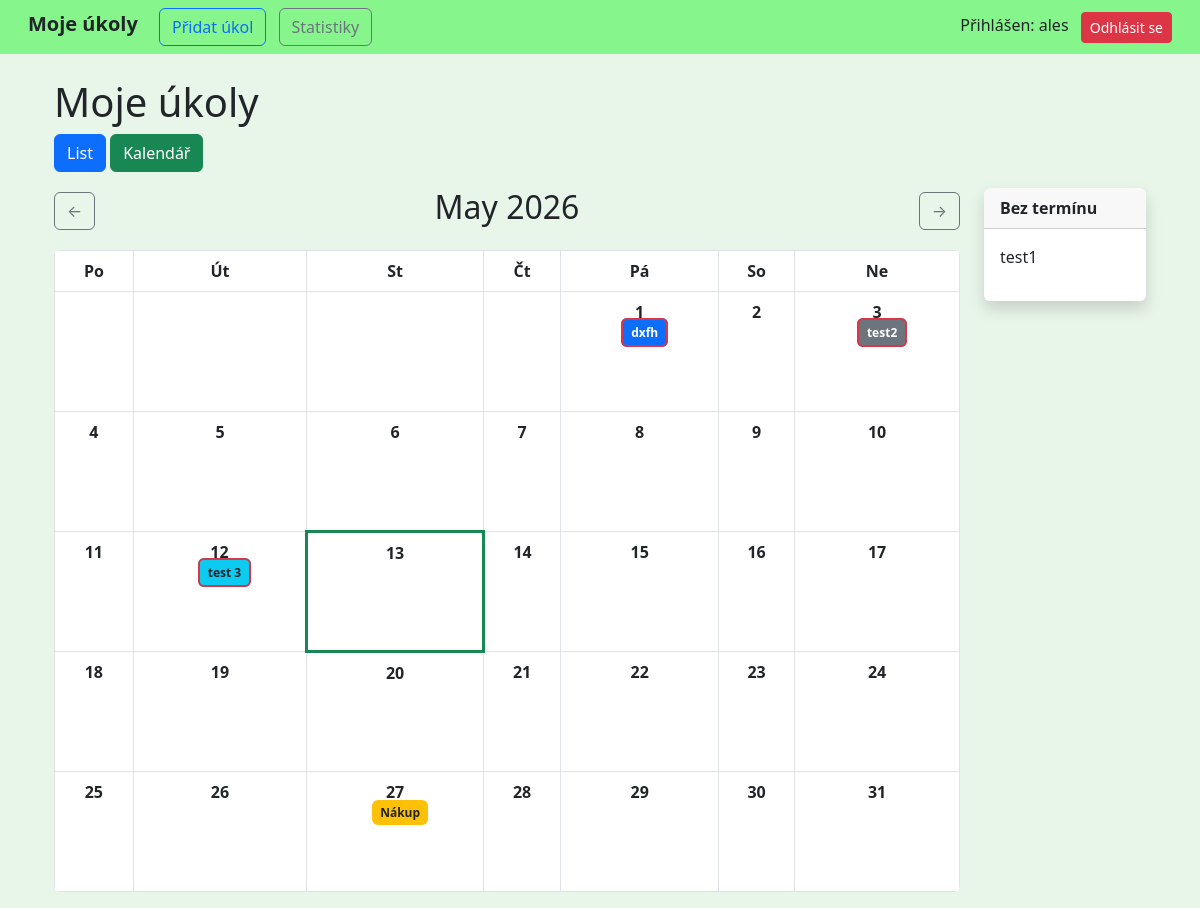
Screenshot of /?view=calendar (signed in) with the database file from the repository.
### tasks/models.py (models this page shows, shortened)
class Task(models.Model):
    STATUS_CHOICES = [
        ('ZADANO', 'Zadáno'),
        ('ROZPRACOVANO', 'Rozpracováno'),
        ('DOKONCENO', 'Dokončeno'),
    ]
    PRIORITY_CHOICES = [
        (1, 'Vysoká'),
        (2, 'Vyšší'),
        (3, 'Střední'),
        (4, 'Nižší'),
        (5, 'Nízká'),
    ]
    title = models.CharField(max_length=200)
    description = models.TextField(blank=True)
    created_at = models.DateTimeField(auto_now_add=True)
    due_date = models.DateTimeField(null=True, blank=True)
    priority = models.IntegerField(choices=PRIORITY_CHOICES, default=3)
    status = models.CharField(max_length=20, choices=STATUS_CHOICES, default='ZADANO')
    user = models.ForeignKey(User, on_delete=models.CASCADE)
    tags = models.ManyToManyField(Tag, blank=True)

### tasks/views.py (the view)
# urls.py: path('', views.task_list, name='task_list'),
@login_required
def task_list(request):
    tasks = Task.objects.filter(user=request.user)
    view_type = request.GET.get('view', 'list')
    status = request.GET.get('status')
    priority = request.GET.get('priority')
    tag = request.GET.get('tag')
    search = request.GET.get('search')
    calendar_tasks = defaultdict(list)
    tasks_no_date = []
    today = date.today()
    month = int(request.GET.get('month', today.month))
    year = int(request.GET.get('year', today.year))
    cal = calendar.monthcalendar(year, month)
    prev_month = month - 1
    next_month = month + 1
    prev_year = year
    next_year = year
    if prev_month == 0:
        prev_month = 12
        prev_year -= 1
    if next_month == 13:
        next_month = 1
        next_year += 1
    if status:
        tasks = tasks.filter(status=status)
    if priority:
        tasks = tasks.filter(priority=priority)
    if tag:
        tasks = tasks.filter(tags__id=tag)
    if request.method == 'POST':
        form = TaskForm(request.POST)
        if form.is_valid():
            task = form.save(commit=False)
            task.user = request.user  # důležité!
            task.save()
            form.save_m2m()
            return redirect('task_list')
    else:
        form = TaskForm()
    for task in tasks:
        if task.due_date:
            task_date = task.due_date.date()
            calendar_tasks[task_date].append(task)
        else:
            tasks_no_date.append(task)
    tasks_by_day = {day: [] for week in cal for day in week if day != 0}
    for task in tasks:
        if task.due_date:
            if task.due_date.year == year and task.due_date.month == month:
                tasks_by_day[task.due_date.day].append(task)
    return render(request, 'tasks/task_list.html', {
        'tasks': tasks,
        'form': form,
        'tags': Tag.objects.filter(user=request.user),
        'calendar_tasks': dict(calendar_tasks),
        'tasks_no_date': tasks_no_date,
        'view_type': view_type,
        'calendar': cal,
        'tasks_by_day': tasks_by_day,
        'month': month,
        'year': year,
        'today_day': today.day,
        'today_month': today.month,
        'today_year': today.year,
        'prev_month': prev_month,
        'next_month': next_month,
        'prev_year': prev_year,
        'next_year': next_year,
        'month_name': calendar.month_name[month],
        'month_number': f"{month}.",
        'today': today,
    })

### tasks/templatetags/custom_tags.py (called while the page is built)
@register.filter
def get_item(dictionary, key):
    return dictionary.get(key)

### tasks/templates/tasks/task_list.html (shortened to what this page needs)
{% extends 'tasks/base.html' %}
{% load custom_tags %}
{% block content %}
<h1>Moje úkoly</h1>
<!DOCTYPE html>
<html>
<head>
</head>
<body>
<div class="mb-3">
    <a href="?view=list" class="btn btn-primary">List</a>
    <a href="?view=calendar" class="btn btn-success">Kalendář</a>
</div>
{% if view_type == "calendar" %}
<div class="row">
    <div class="col-md-10">
        <div class="d-flex justify-content-between align-items-center mb-3">
            <a class="btn btn-outline-secondary"
            href="?view=calendar&month={{ prev_month }}&year={{ prev_year }}">
                ←
            </a>
            {% if request.GET.month_format == "number" %}
                <h2>{{ month_number }} {{ year }}</h2>
            {% else %}
                <h2>{{ month_name }} {{ year }}</h2>
            {% endif %}
            <a class="btn btn-outline-secondary"
            href="?view=calendar&month={{ next_month }}&year={{ next_year }}">
                →
            </a>
        </div>
        <table class="table table-bordered text-center rounded overflow-hidden">
            <thead>
                <tr>
                    <th>Po</th>
                    <th>Út</th>
                    <th>St</th>
                    <th>Čt</th>
                    <th>Pá</th>
                    <th>So</th>
                    <th>Ne</th>
                </tr>
            </thead>
            <tbody>
                {% for week in calendar %}
                    <tr>
                        {% for day in week %}
                            <td style="height:120px; vertical-align: top;"
                                class="{% if day == today_day and month == today_month and year == today_year %}border border-success border-3{% endif %}">
                                {% if day != 0 %}
                                    <strong>{{ day }}</strong>
                                    <ul style="padding-left: 10px;">
                                        {% for task in tasks_by_day|get_item:day %}
                                            <li style="font-size: 12px; list-style: none;">
                                                <span
                                                title="
                                                {{ task.title }}
                                                Stav: {{ task.get_status_display }}
                                                Priorita: {{ task.priority }}
                                                {% if task.due_date %}
                                                Termín: {{ task.due_date|date:'d.m.Y' }}
                                                {% endif %}
                                                "
                                                class="
                                                    px-2 py-1 rounded fw-bold text-dark
                                                    {% if task.due_date and task.due_date.date < today and task.status != "DOKONCENO" %}
                                                        border border-danger border-2
                                                    {% endif %}
                                                    {% if task.priority == 1 %}
                                                        bg-danger text-white
                                                    {% elif task.priority == 2 %}
                                                        bg-warning
                                                    {% elif task.priority == 3 %}
                                                        bg-primary text-white
                                                    {% elif task.priority == 4 %}
                                                        bg-info
                                                    {% else %}
                                                        bg-secondary text-white
                                                    {% endif %}
                                                ">
                                                    {{ task.title }}
                                                </span>
                                            </li>
                                        {% endfor %}
                                    </ul>
                                {% endif %}
                            </td>
                        {% endfor %}
                    </tr>
                {% endfor %}
            </tbody>
        </table>
    </div>
    <div class="col-md-2">
        <div class="card shadow border-0">
            <div class="card-header fw-bold">
                Bez termínu
            </div>
            <div class="card-body">
                <ul class="list-unstyled">
                    {% for task in tasks_no_date %}
                        <li class="mb-2">
                            {{ task.title }}
                        </li>
                    {% empty %}
                        <li>Žádné úkoly</li>
                    {% endfor %}
                </ul>
            </div>
        </div>
    </div>
</div>
{% endif %}
{% endblock %}

### tasks/templates/tasks/base.html (shortened to what this page needs)
<!DOCTYPE html>
<html>
<head>
    <link href="https://cdn.jsdelivr.net/npm/bootstrap@5.3.0/dist/css/bootstrap.min.css" rel="stylesheet">
</head>
<body style="background-color: #e8f5e9;">
<nav class="navbar navbar-expand-lg px-3"
     style="background-color: #86f58b;">
    <div class="container-fluid">
        <div>
            <a class="navbar-brand fw-bold
                text-dark
                {% if request.path == '/' %}text-primary{% endif %}"
                href="/">
                Moje úkoly
            </a>
            <a class="btn btn-outline-primary me-2
                {% if request.path == '/add/' %}active{% endif %}"
                href="{% url 'add_task' %}">
                Přidat úkol
            </a>
            <a class="btn btn-outline-secondary
                {% if request.path == '/stats/' %}active{% endif %}"
                href="/stats/">
                Statistiky
            </a>
        </div>
        <div>
            {% if user.is_authenticated %}
                <span class="me-2">Přihlášen: {{ user.username }}</span>
                <form action="{% url 'logout' %}" method="post" style="display:inline;">
                    <button class="btn btn-danger btn-sm" type="submit">Odhlásit se</button>
                </form>
            {% endif %}
        </div>
    </div>
</nav>
<div class="container px-4 mt-4">
    {% block content %}
    {% endblock %}
</div>
</body>
</html>

### tasks/templates/tasks/base.html (style rules this page uses)
.card { transition: 0.2s; }

### rows the page displays
Task: title "dxfh"
Task: title "test2"
Task: title "test 3"
Task: title "Nákup"
Task: title "test1"

### other values shown
{{ user.username }} "ales"
{{ month_name }} "May"
{{ year }} "2026"
{{ day }} "1" "2" "3" "4" "5" "6" "7" "8" "9" "10" "11" "12" "13" "14" "15" "16" "17" "18" "19" "20" "21" "22" "23" "24" "25" "26" "27" "28" "29" "30" "31"
